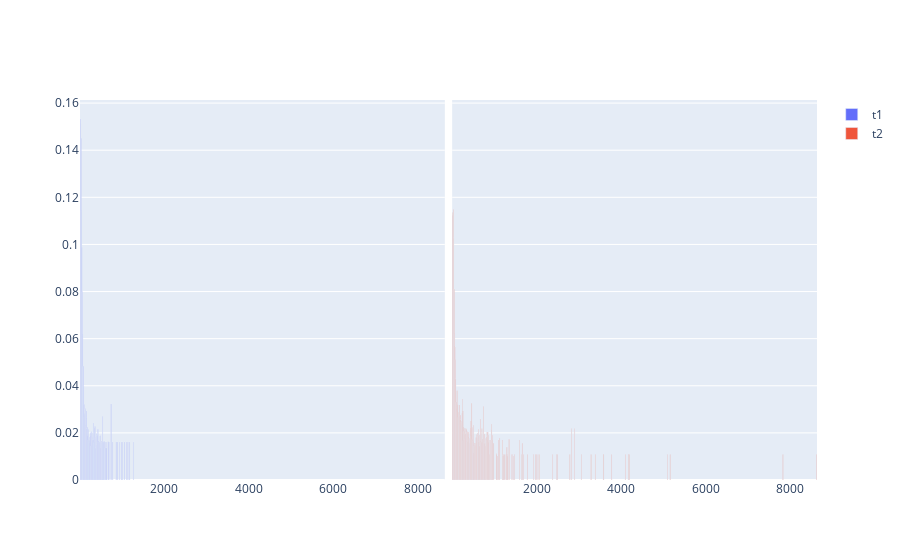

Notebook cell for this chart:
### Code cell
fig=make_subplots(rows=1, cols=2,horizontal_spacing=0.01,shared_yaxes="all",shared_xaxes="all")


fig.add_trace(go.Bar(name='t1', x=x1m, y=y1m),row=1,col=1)
fig.add_trace(go.Bar(name='t2', x=x2m, y=y2m),row=1,col=2)
fig.show()

### Figure 1 — Plotly figure (JSON) as saved in the notebook; plotly's stock layout.template omitted (floating-point values rounded to 4 significant figures; data arrays with more than 128 entries replaced by an {"elided": "..."} marker saying what was removed)
{"data": [{"name": "t1", "type": "bar", "x": [10, 20, 30, 40, 50, 60, 70, 80, 90, 100, 110, 120, 130, 140, 150, 160, 170, 180, 190, 200, 210, 220, 230, 240, 250, 260, 270, 280, 290, 300, 310, 320, 330, 340, 350, 360, 370, 380, 390, 400, 410, 420, 430, 440, 450, 460, 470, 480, 490, 500, 510, 520, 530, 540, 550, 560, 570, 580, 590, 600, 610, 620, 630, 640, 650, 660, 670, 680, 690, 700, 710, 720, 730, 740, 750, 760, 770, 780, 790, 800, 810, 820, 830, 840, 850, 860, 870, 880, 890, 900, 910, 920, 930, 940, 950, 960, 970, 980, 990, 1000, 1010, 1020, 1030, 1040, 1050, 1060, 1070, 1080, 1090, 1100, 1110, 1120, 1130, 1140, 1150, 1160, 1170, 1180, 1190, 1200, 1210, 1220, 1230, 1240, 1250, 1260, 1270], "xaxis": "x", "y": [0.1532, 0.1514, 0.145, 0.1143, 0.09873, 0.07988, 0.06172, 0.04831, 0.03993, 0.03208, 0.02681, 0.02813, 0.03026, 0.023, 0.02925, 0.02617, 0.0218, 0.02236, 0.01881, 0.0171, 0.02132, 0.01569, 0.01825, 0.01677, 0.01865, 0.02003, 0.01455, 0.02053, 0.02005, 0.01806, 0.01699, 0.02408, 0.01683, 0.01609, 0.02211, 0.0227, 0.01793, 0.01357, 0.01968, 0.01475, 0.01882, 0.01613, 0.02156, 0.01613, 0.01654, 0.01617, 0.01613, 0.01884, 0.01613, 0.01363, 0.01626, 0.01622, 0.01613, 0.02697, 0.01354, 0.01622, 0.01613, 0.01639, null, 0.01363, null, 0.01613, 0.01356, 0.01356, null, null, 0.01626, null, 0.01613, null, null, null, null, 0.03226, null, null, null, 0.01613, null, null, null, null, null, null, null, 0.01613, null, null, null, 0.01613, null, null, null, 0.01613, null, null, null, 0.01613, 0.01613, null, 0.01613, null, null, null, 0.01613, null, null, null, null, null, 0.01613, null, null, 0.01613, null, null, 0.01613, 0.01613, null, null, null, null, null, null, null, null, 0.01613], "yaxis": "y"}, {"name": "t2", "type": "bar", "x": {"elided": "863 int values"}, "xaxis": "x2", "y": {"elided": "863 float values"}, "yaxis": "y2"}], "layout": {"xaxis": {"anchor": "y", "domain": [0, 0.495]}, "xaxis2": {"anchor": "y2", "domain": [0.505, 1], "matches": "x"}, "yaxis": {"anchor": "x", "domain": [0, 1]}, "yaxis2": {"anchor": "x2", "domain": [0, 1], "matches": "y", "showticklabels": false}}}
